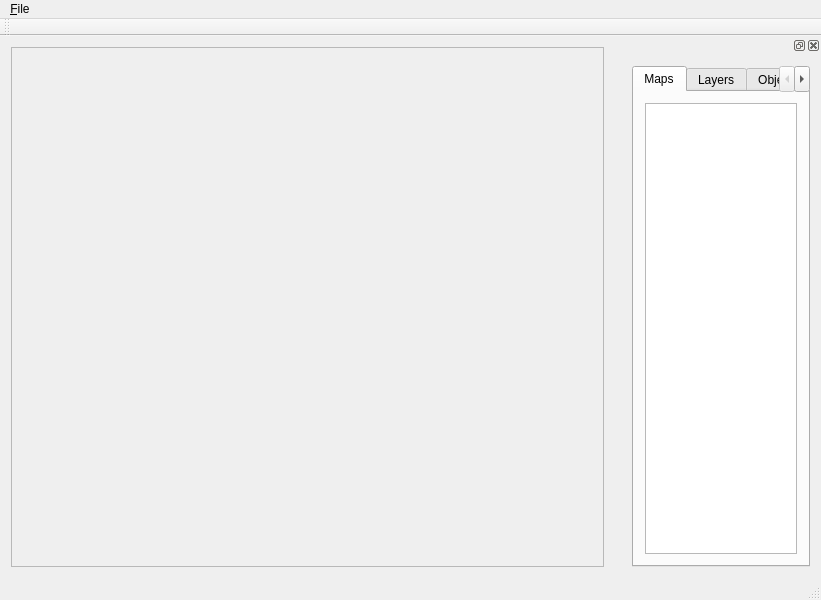
<?xml version="1.0" encoding="UTF-8"?>
<ui version="4.0">
 <class>Main_Window</class>
 <widget class="QMainWindow" name="Main_Window">
  <property name="geometry">
   <rect>
    <x>0</x>
    <y>0</y>
    <width>821</width>
    <height>600</height>
   </rect>
  </property>
  <property name="windowTitle">
   <string>Octopus Editor</string>
  </property>
  <widget class="QWidget" name="central_widget">
   <property name="autoFillBackground">
    <bool>true</bool>
   </property>
   <layout class="QHBoxLayout" name="widget_layout">
    <item>
     <layout class="QHBoxLayout" name="horizontal_layout">
      <item>
       <widget class="QScrollArea" name="scroll_area">
        <property name="contextMenuPolicy">
         <enum>Qt::ActionsContextMenu</enum>
        </property>
        <property name="verticalScrollBarPolicy">
         <enum>Qt::ScrollBarAsNeeded</enum>
        </property>
        <property name="horizontalScrollBarPolicy">
         <enum>Qt::ScrollBarAsNeeded</enum>
        </property>
        <property name="widgetResizable">
         <bool>true</bool>
        </property>
        <widget class="QWidget" name="scroll_contents">
         <property name="geometry">
          <rect>
           <x>0</x>
           <y>0</y>
           <width>598</width>
           <height>525</height>
          </rect>
         </property>
         <property name="sizePolicy">
          <sizepolicy hsizetype="Expanding" vsizetype="Expanding">
           <horstretch>0</horstretch>
           <verstretch>0</verstretch>
          </sizepolicy>
         </property>
        </widget>
       </widget>
      </item>
     </layout>
    </item>
   </layout>
  </widget>
  <widget class="QMenuBar" name="menu_bar">
   <property name="geometry">
    <rect>
     <x>0</x>
     <y>0</y>
     <width>821</width>
     <height>21</height>
    </rect>
   </property>
   <widget class="QMenu" name="menu_file">
    <property name="title">
     <string>&amp;File</string>
    </property>
    <addaction name="action_new_map"/>
    <addaction name="action_open_project"/>
    <addaction name="action_open_map"/>
    <addaction name="action_save"/>
    <addaction name="action_save_as"/>
   </widget>
   <addaction name="menu_file"/>
  </widget>
  <widget class="QToolBar" name="main_toolbar">
   <attribute name="toolBarArea">
    <enum>TopToolBarArea</enum>
   </attribute>
   <attribute name="toolBarBreak">
    <bool>false</bool>
   </attribute>
  </widget>
  <widget class="QStatusBar" name="status_bar"/>
  <widget class="QDockWidget" name="dock_widget">
   <property name="sizePolicy">
    <sizepolicy hsizetype="Expanding" vsizetype="Expanding">
     <horstretch>0</horstretch>
     <verstretch>0</verstretch>
    </sizepolicy>
   </property>
   <property name="minimumSize">
    <size>
     <width>200</width>
     <height>243</height>
    </size>
   </property>
   <property name="maximumSize">
    <size>
     <width>200</width>
     <height>524287</height>
    </size>
   </property>
   <property name="autoFillBackground">
    <bool>true</bool>
   </property>
   <property name="allowedAreas">
    <set>Qt::LeftDockWidgetArea|Qt::RightDockWidgetArea</set>
   </property>
   <attribute name="dockWidgetArea">
    <number>2</number>
   </attribute>
   <widget class="QWidget" name="dock_contents">
    <property name="sizePolicy">
     <sizepolicy hsizetype="Expanding" vsizetype="Expanding">
      <horstretch>0</horstretch>
      <verstretch>0</verstretch>
     </sizepolicy>
    </property>
    <property name="minimumSize">
     <size>
      <width>175</width>
      <height>0</height>
     </size>
    </property>
    <property name="autoFillBackground">
     <bool>true</bool>
    </property>
    <layout class="QHBoxLayout" name="dock_layout">
     <item>
      <layout class="QVBoxLayout" name="lists_layout">
       <item>
        <widget class="QTabWidget" name="tab_widget">
         <property name="currentIndex">
          <number>0</number>
         </property>
         <widget class="QWidget" name="map_tab">
          <attribute name="title">
           <string>Maps</string>
          </attribute>
          <layout class="QGridLayout" name="gridLayout">
           <item row="0" column="0">
            <widget class="QListView" name="map_list">
             <property name="autoFillBackground">
              <bool>true</bool>
             </property>
             <property name="editTriggers">
              <set>QAbstractItemView::NoEditTriggers</set>
             </property>
            </widget>
           </item>
          </layout>
         </widget>
         <widget class="QWidget" name="layer_tab">
          <attribute name="title">
           <string>Layers</string>
          </attribute>
          <layout class="QGridLayout" name="gridLayout_2">
           <item row="0" column="0">
            <widget class="QListView" name="layer_list">
             <property name="autoFillBackground">
              <bool>true</bool>
             </property>
            </widget>
           </item>
          </layout>
         </widget>
         <widget class="QWidget" name="object_tab">
          <attribute name="title">
           <string>Objects</string>
          </attribute>
          <layout class="QGridLayout" name="gridLayout_3">
           <item row="0" column="0">
            <widget class="QListView" name="object_list">
             <property name="autoFillBackground">
              <bool>true</bool>
             </property>
            </widget>
           </item>
          </layout>
         </widget>
        </widget>
       </item>
      </layout>
     </item>
    </layout>
   </widget>
  </widget>
  <action name="action_open_project">
   <property name="text">
    <string>Open &amp;Project...</string>
   </property>
   <property name="shortcut">
    <string>Ctrl+P</string>
   </property>
  </action>
  <action name="action_save">
   <property name="text">
    <string>&amp;Save</string>
   </property>
   <property name="shortcut">
    <string>Ctrl+S</string>
   </property>
  </action>
  <action name="action_save_as">
   <property name="text">
    <string>Save As...</string>
   </property>
  </action>
  <action name="action_open_map">
   <property name="text">
    <string>&amp;Open Map...</string>
   </property>
   <property name="shortcut">
    <string>Ctrl+O</string>
   </property>
  </action>
  <action name="action_new_map">
   <property name="text">
    <string>&amp;New Map</string>
   </property>
   <property name="shortcut">
    <string>Ctrl+N</string>
   </property>
  </action>
 </widget>
 <layoutdefault spacing="6" margin="11"/>
 <resources/>
 <connections/>
 <slots>
  <slot>open_project()</slot>
  <slot>select_object(QModelIndex)</slot>
  <slot>select_layer(QModelIndex)</slot>
  <slot>select_map(QModelIndex)</slot>
 </slots>
</ui>
